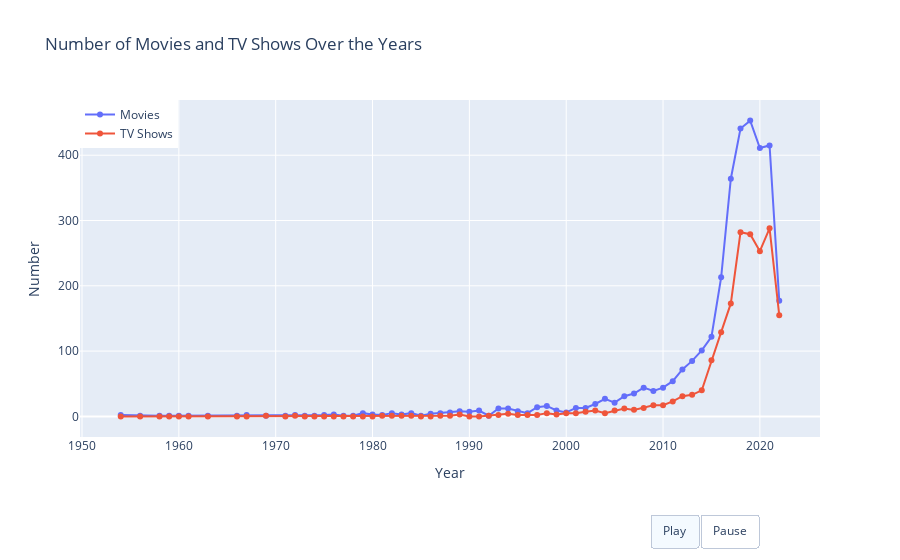

The cell this chart's notebook holds for it:
### Markdown cell above
##### Viz 2: Intearctive and playable line chart over time

### Code cell
import pandas as pd
import plotly.graph_objects as go

# Assuming df is already available and processed
values = df['release_year'].unique()

def find_year_movie_or_shows(df, year, type):
    year_df = df[(df['release_year'] == year) & (df['type'] == type)]
    return year_df.shape[0] 

year_number_movie = {year: find_year_movie_or_shows(df, year, 0) for year in values}
year_number_shows = {year: find_year_movie_or_shows(df, year, 1) for year in values}

movie_data = pd.DataFrame(list(year_number_movie.items()), columns=['Year', 'Number of Movies'])
show_data = pd.DataFrame(list(year_number_shows.items()), columns=['Year', 'Number of Shows'])

movie_data = movie_data.sort_values('Year')
show_data = show_data.sort_values('Year')

# Create a Plotly figure
fig = go.Figure()

# Add traces for movies and shows
fig.add_trace(go.Scatter(x=movie_data['Year'], y=movie_data['Number of Movies'],
                         mode='lines+markers', name='Movies'))
fig.add_trace(go.Scatter(x=show_data['Year'], y=show_data['Number of Shows'],
                         mode='lines+markers', name='TV Shows'))

# Update layout for interactivity and aesthetics
fig.update_layout(
    title='Number of Movies and TV Shows Over the Years',
    xaxis_title='Year',
    yaxis_title='Number',
    legend=dict(x=0, y=1),
    updatemenus=[
        dict(
            type="buttons",
            showactive=True,
            buttons=[
                dict(label="Play",
                     method="animate",
                     args=[None, {
                         "frame": {"duration": 120, "redraw": True}, 
                         "fromcurrent": True, 
                         "transition": {"duration": 100}
                     }]),
                dict(label="Pause",
                     method="animate",
                     args=[[None], {
                         "frame": {"duration": 0, "redraw": False}, 
                         "mode": "immediate"
                     }])
            ],
            direction="left",
            pad={"r": 10, "t": 10},
           # showactive=True,
            x=0.85,
            xanchor="center",
            y=-0.2,
            yanchor="top"
        )
    ]
)

# Create animation frames
frames = []
for year in sorted(values):
    frames.append(go.Frame(
        data=[
            go.Scatter(
                x=movie_data['Year'][:year - movie_data['Year'].min() + 1],
                y=movie_data['Number of Movies'][:year - movie_data['Year'].min() + 1],
                mode='lines+markers',
                name='Movies',
                hovertemplate='In %{x}, there are %{y} movies.<extra></extra>'  # 显示完整句子
            ),
            go.Scatter(
                x=show_data['Year'][:year - show_data['Year'].min() + 1],
                y=show_data['Number of Shows'][:year - show_data['Year'].min() + 1],
                mode='lines+markers',
                name='TV Shows',
                hovertemplate='In %{x}, there are %{y} TV shows.<extra></extra>'  # 显示完整句子
            )
        ],
        name=str(year)
    ))

fig.frames = frames

# Show figure
fig.show()

### Figure 1 — Plotly figure (JSON) as saved in the notebook; plotly's stock layout.template omitted (floating-point values rounded to 4 significant figures)
{"data": [{"mode": "lines+markers", "name": "Movies", "type": "scatter", "x": [1954, 1956, 1958, 1959, 1960, 1961, 1963, 1966, 1967, 1969, 1971, 1972, 1973, 1974, 1975, 1976, 1977, 1978, 1979, 1980, 1981, 1982, 1983, 1984, 1985, 1986, 1987, 1988, 1989, 1990, 1991, 1992, 1993, 1994, 1995, 1996, 1997, 1998, 1999, 2000, 2001, 2002, 2003, 2004, 2005, 2006, 2007, 2008, 2009, 2010, 2011, 2012, 2013, 2014, 2015, 2016, 2017, 2018, 2019, 2020, 2021, 2022], "y": [2, 1, 1, 1, 1, 1, 1, 1, 2, 1, 1, 2, 1, 1, 2, 3, 1, 1, 5, 3, 2, 5, 3, 5, 1, 4, 5, 6, 8, 7, 9, 1, 12, 12, 8, 5, 14, 16, 9, 6, 13, 13, 19, 27, 21, 31, 35, 44, 39, 44, 54, 72, 85, 101, 122, 213, 364, 441, 453, 411, 415, 177]}, {"mode": "lines+markers", "name": "TV Shows", "type": "scatter", "x": [1954, 1956, 1958, 1959, 1960, 1961, 1963, 1966, 1967, 1969, 1971, 1972, 1973, 1974, 1975, 1976, 1977, 1978, 1979, 1980, 1981, 1982, 1983, 1984, 1985, 1986, 1987, 1988, 1989, 1990, 1991, 1992, 1993, 1994, 1995, 1996, 1997, 1998, 1999, 2000, 2001, 2002, 2003, 2004, 2005, 2006, 2007, 2008, 2009, 2010, 2011, 2012, 2013, 2014, 2015, 2016, 2017, 2018, 2019, 2020, 2021, 2022], "y": [0, 0, 0, 0, 0, 0, 0, 0, 0, 1, 0, 1, 0, 0, 0, 0, 0, 0, 0, 0, 1, 1, 1, 1, 0, 0, 1, 1, 3, 0, 0, 1, 2, 4, 2, 2, 2, 5, 3, 5, 5, 7, 9, 5, 9, 12, 10, 13, 17, 17, 23, 31, 33, 40, 86, 129, 173, 282, 279, 253, 288, 155]}], "layout": {"legend": {"x": 0, "y": 1}, "title": {"text": "Number of Movies and TV Shows Over the Years"}, "updatemenus": [{"buttons": [{"args": [null, {"frame": {"duration": 120, "redraw": true}, "fromcurrent": true, "transition": {"duration": 100}}], "label": "Play", "method": "animate"}, {"args": [[null], {"frame": {"duration": 0, "redraw": false}, "mode": "immediate"}], "label": "Pause", "method": "animate"}], "direction": "left", "pad": {"r": 10, "t": 10}, "showactive": true, "type": "buttons", "x": 0.85, "xanchor": "center", "y": -0.2, "yanchor": "top"}], "xaxis": {"title": {"text": "Year"}}, "yaxis": {"title": {"text": "Number"}}}}
